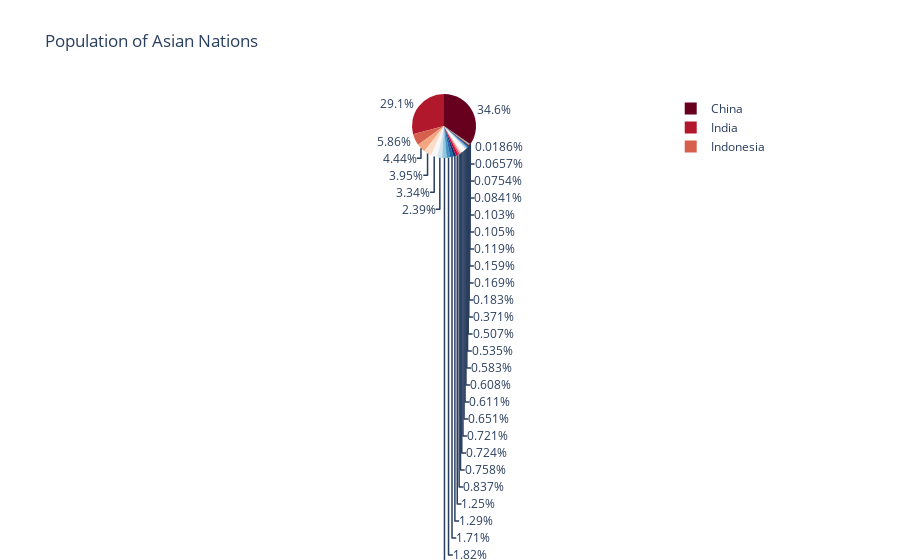

Notebook source saved alongside this figure:
### Code cell
# Step 3: Create a basic pie chart with Plotly Express
basic_pie_chart = px.pie(df_asian_nations, values='pop', names='country', 
                        title='Population of Asian Nations',
                        color_discrete_sequence=px.colors.sequential.RdBu)
basic_pie_chart

### Figure 1 — Plotly figure (JSON) as saved in the notebook; plotly's stock layout.template omitted (floating-point values rounded to 4 significant figures)
{"data": [{"domain": {"x": [0, 1], "y": [0, 1]}, "hovertemplate": "country=%{label}<br>pop=%{value}<extra></extra>", "labels": ["Afghanistan", "Bahrain", "Bangladesh", "Cambodia", "China", "Hong Kong, China", "India", "Indonesia", "Iran", "Iraq", "Israel", "Japan", "Jordan", "Korea, Dem. Rep.", "Korea, Rep.", "Kuwait", "Lebanon", "Malaysia", "Mongolia", "Myanmar", "Nepal", "Oman", "Pakistan", "Philippines", "Saudi Arabia", "Singapore", "Sri Lanka", "Syria", "Taiwan", "Thailand", "Vietnam", "West Bank and Gaza", "Yemen, Rep."], "legendgroup": "", "name": "", "showlegend": true, "type": "pie", "values": [31889923, 708573, 150448339, 14131858, 1318683096, 6980412, 1110396331, 223547000, 69453570, 27499638, 6426679, 127467972, 6053193, 23301725, 49044790, 2505559, 3921278, 24821286, 2874127, 47761980, 28901790, 3204897, 169270617, 91077287, 27601038, 4553009, 20378239, 19314747, 23174294, 65068149, 85262356, 4018332, 22211743]}], "layout": {"legend": {"tracegroupgap": 0}, "piecolorway": ["rgb(103,0,31)", "rgb(178,24,43)", "rgb(214,96,77)", "rgb(244,165,130)", "rgb(253,219,199)", "rgb(247,247,247)", "rgb(209,229,240)", "rgb(146,197,222)", "rgb(67,147,195)", "rgb(33,102,172)", "rgb(5,48,97)"], "title": {"text": "Population of Asian Nations"}}}
